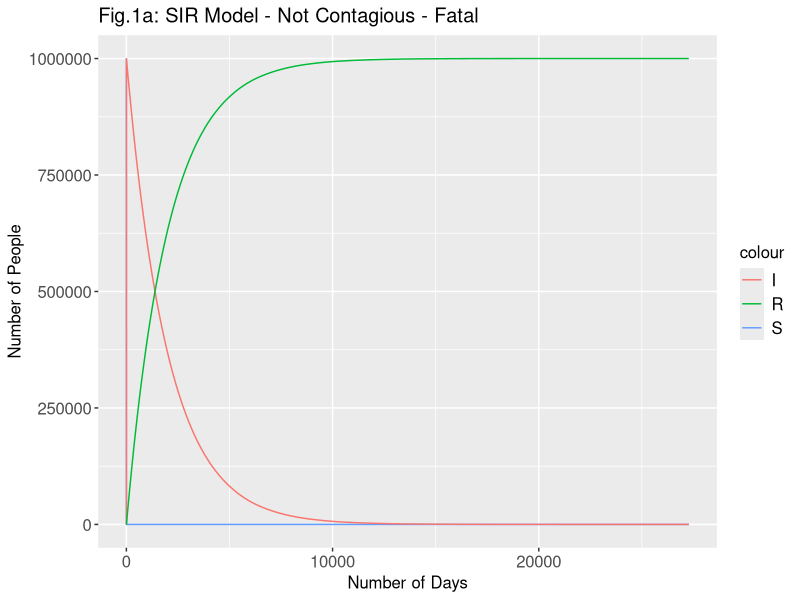
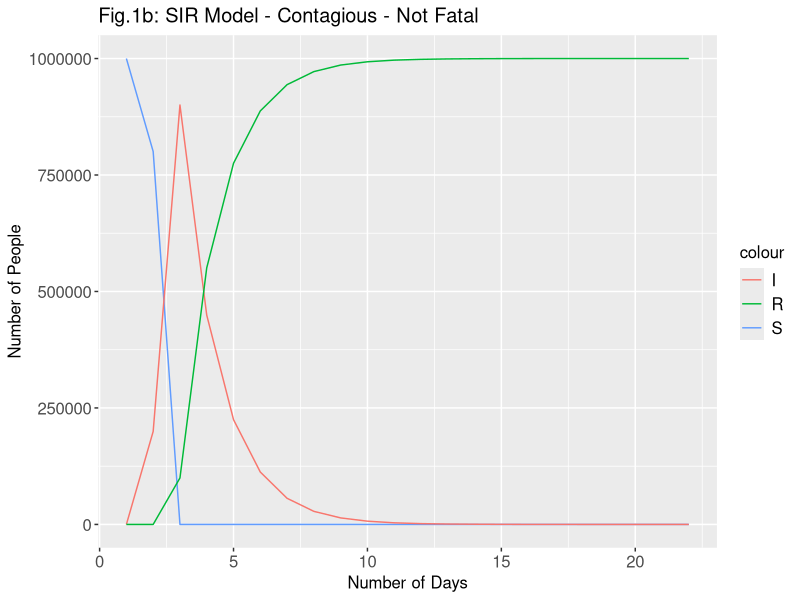
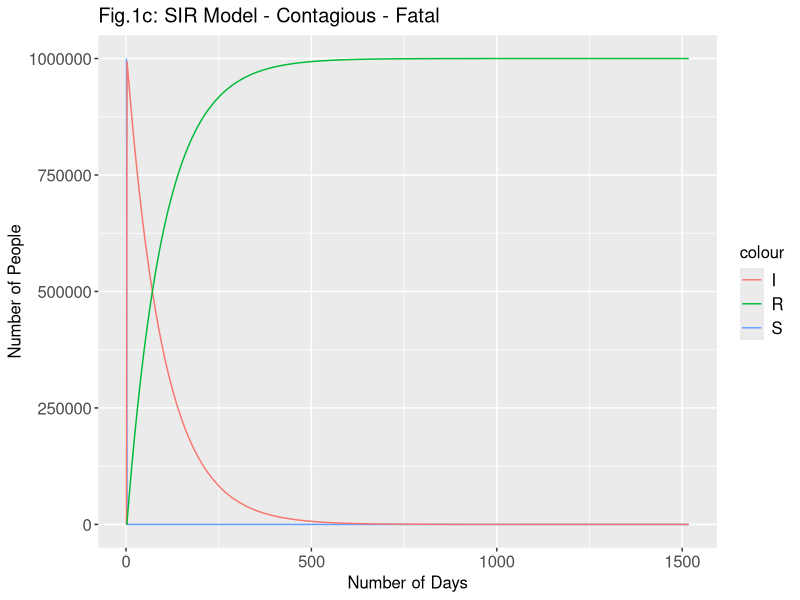
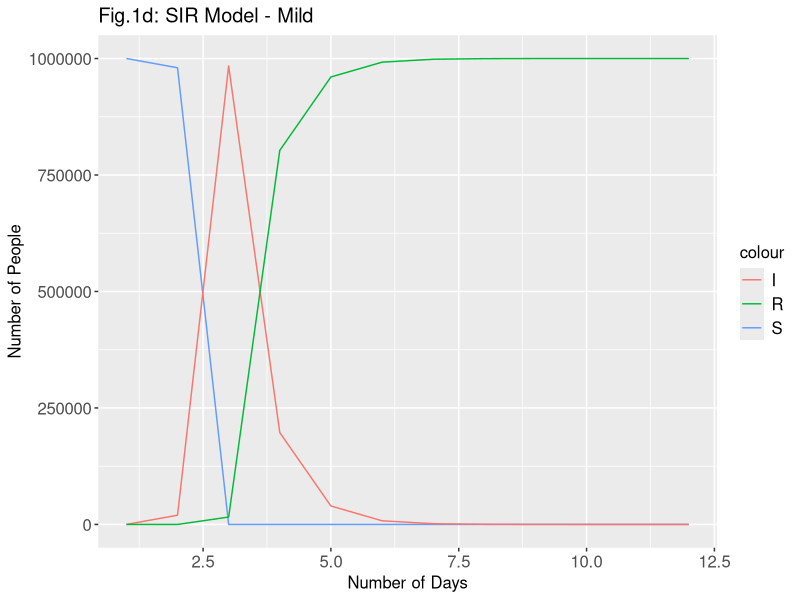
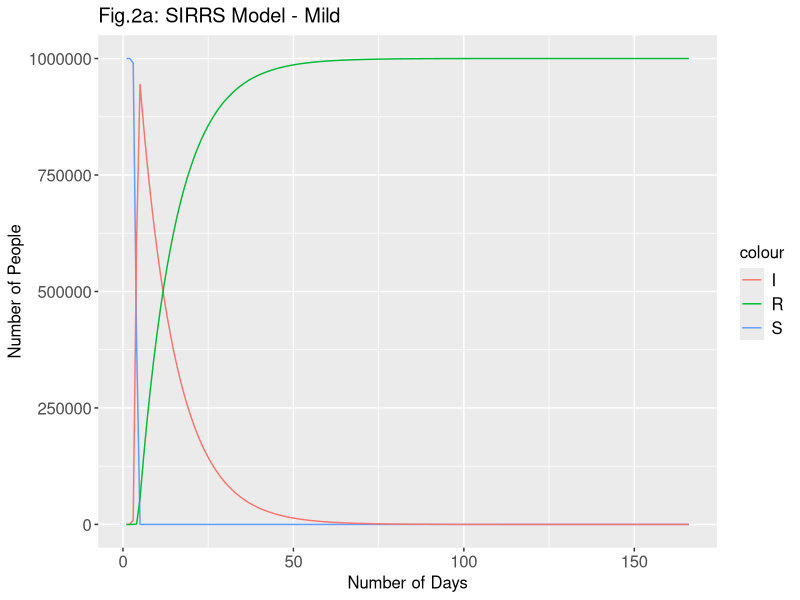
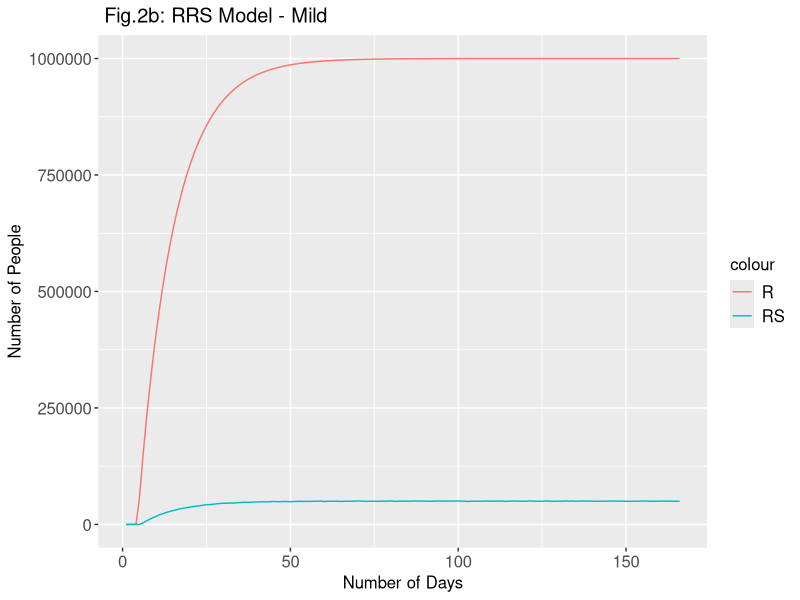
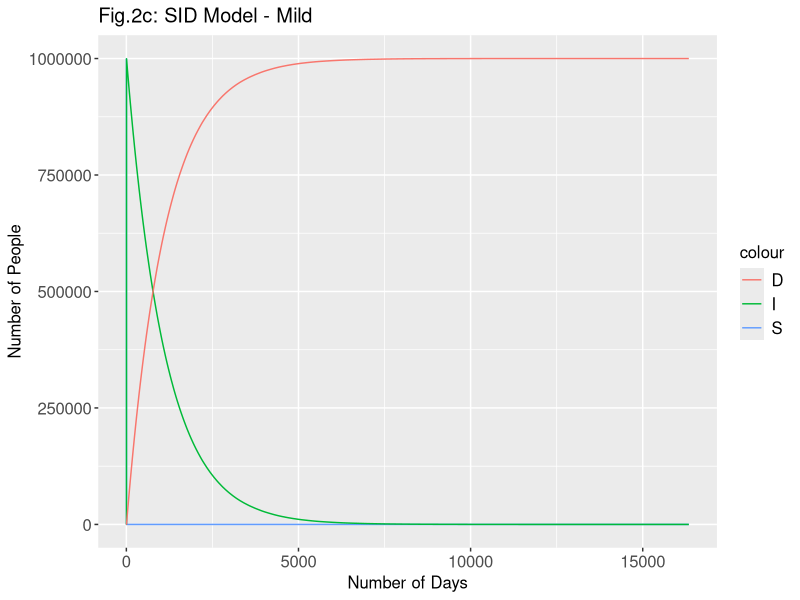
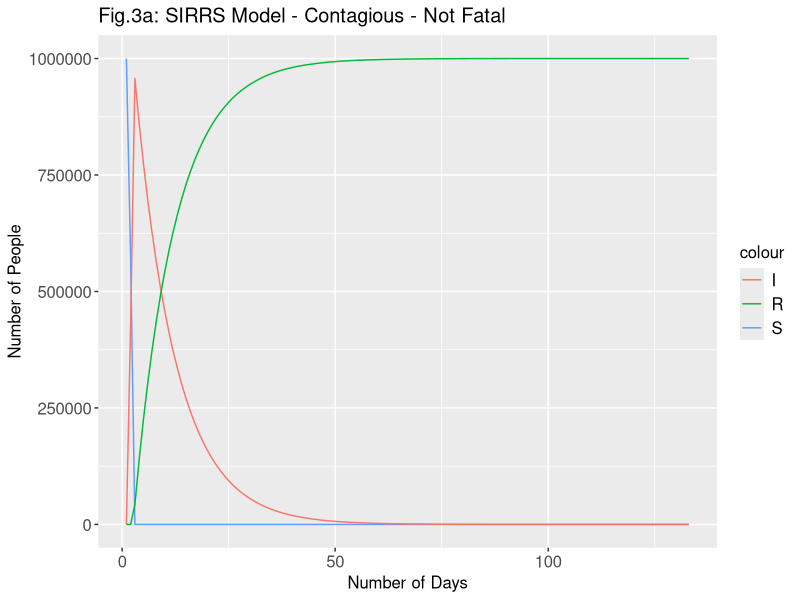

Write R code to recreate these figures, in order.
## ---- chunk 1
### NOT CONTAGIOUS AND FATAL

N <- 1000000

# Not Contagious and Fatal
# low infection rate and low recovery
# # Prob S to I
alpha <- 0.0006
# # Prob I to R
beta <- 0.0005

SIR <- function(alpha,beta,N) {
  
  suscept <- list() # list with SIR
  suscept$S[1] <- N - 1
  suscept$I[1] <- 1
  suscept$R[1] <- 0
  t_1 <- 1
  
  while (suscept$R[t_1] < N) {
    suscept$S[t_1 + 1] <- rbinom(1, suscept$S[t_1], (1 - alpha)^(suscept$I[t_1]))
    suscept$R[t_1 + 1] <- suscept$R[t_1] + rbinom(1, suscept$I[t_1], beta)
    suscept$I[t_1 + 1] <- N - suscept$S[t_1 + 1] - suscept$R[t_1 + 1]
    torf <- suscept$S + suscept$I + suscept$R == N
    t_1 <- t_1 + 1
  }
  return(list(sir = suscept, tf = torf))
}

library(ggplot2)

set.seed(1234)
ans <- SIR(alpha,beta,N)
ans1 <- data.frame(ans[1])
ans1$Num <- 1:length(ans1$sir.S)
ggplot(ans1, aes(x = Num),) + 
  geom_line(ans1, mapping = aes(y = sir.S, color = "S")) +
  geom_line(ans1, mapping = aes(y = sir.I, color = "I")) +
  geom_line(ans1, mapping = aes(y = sir.R, color = "R")) +
  labs(x = "Number of Days", y = "Number of People", title = "Fig.1a: SIR Model - Not Contagious - Fatal") +
  theme(legend.text = element_text(size = 12), legend.title = element_text(size = 12), axis.title.x = element_text(size = 12), 
        axis.text.x = element_text(size = 12), axis.title.y = element_text(size = 12), 
        axis.text.y = element_text(size = 12), title = element_text(size = 12))
## ---- chunk 2
### CONTAGIOUS AND NOT FATAL

N <- 1000000

# Contagious and Not Fatal 
# high infection rate and high recovery
# # Prob S to I
alpha2 <- 0.2
# # Prob I to R
beta2 <- 0.5


SIR <- function(alpha,beta,N) {
  
  suscept <- list() # list with SIR
  suscept$S[1] <- N - 1
  suscept$I[1] <- 1
  suscept$R[1] <- 0
  t_1 <- 1
  
  while (suscept$R[t_1] < N) {
    suscept$S[t_1 + 1] <- rbinom(1, suscept$S[t_1], (1 - alpha)^(suscept$I[t_1]))
    suscept$R[t_1 + 1] <- suscept$R[t_1] + rbinom(1, suscept$I[t_1], beta)
    suscept$I[t_1 + 1] <- N - suscept$S[t_1 + 1] - suscept$R[t_1 + 1]
    torf <- suscept$S + suscept$I + suscept$R == N
    t_1 <- t_1 + 1
  }
  return(list(sir = suscept, tf = torf))
}

set.seed(1234)
ans2 <- SIR(alpha2,beta2,N)
ans12 <- data.frame(ans2[1])
ans12$Num <- 1:length(ans12$sir.S)
ggplot(ans12, aes(x = Num)) + 
  geom_line(ans12, mapping = aes(y = sir.S, color = "S")) +
  geom_line(ans12, mapping = aes(y = sir.I, color = "I")) +
  geom_line(ans12, mapping = aes(y = sir.R, color = "R")) +
  labs(x = "Number of Days", y = "Number of People", title = "Fig.1b: SIR Model - Contagious - Not Fatal") +
  theme(legend.text = element_text(size = 12), legend.title = element_text(size = 12), axis.title.x = element_text(size = 12), 
        axis.text.x = element_text(size = 12), axis.title.y = element_text(size = 12), 
        axis.text.y = element_text(size = 12), title = element_text(size = 12))

## ---- chunk 3
### CONTAGIOUS AND FATAL

N <- 1000000

# Contagious and Fatal
# high infection rate and low recovery
# # Prob S to I
alpha3 <- 0.7
# # Prob I to R
beta3 <- 0.01


SIR <- function(alpha,beta,N) {
  
  suscept <- list() # list with SIR
  suscept$S[1] <- N - 1
  suscept$I[1] <- 1
  suscept$R[1] <- 0
  t_1 <- 1
  
  while (suscept$R[t_1] < N) {
    suscept$S[t_1 + 1] <- rbinom(1, suscept$S[t_1], (1 - alpha)^(suscept$I[t_1]))
    suscept$R[t_1 + 1] <- suscept$R[t_1] + rbinom(1, suscept$I[t_1], beta)
    suscept$I[t_1 + 1] <- N - suscept$S[t_1 + 1] - suscept$R[t_1 + 1]
    torf <- suscept$S + suscept$I + suscept$R == N
    t_1 <- t_1 + 1
  }
  return(list(sir = suscept, tf = torf))
}

set.seed(1234)
ans3 <- SIR(alpha3,beta3,N)
ans13 <- data.frame(ans3[1])
ans13$Num <- 1:length(ans13$sir.S)
ggplot(ans13, aes(x = Num)) + 
  geom_line(ans13, mapping = aes(y = sir.S, color = "S")) +
  geom_line(ans13, mapping = aes(y = sir.I, color = "I")) +
  geom_line(ans13, mapping = aes(y = sir.R, color = "R")) +
  labs(x = "Number of Days", y = "Number of People", title = "Fig.1c: SIR Model - Contagious - Fatal") +
  theme(legend.text = element_text(size = 12), legend.title = element_text(size = 12), 
        axis.title.x = element_text(size = 12), axis.text.x = element_text(size = 12), 
        axis.title.y = element_text(size = 12), axis.text.y = element_text(size = 12), title = element_text(size = 12))

## ---- chunk 4
### MILD

N <- 1000000

# Mild - Not Contagious and Not Fatal
# low infection rate and high recovery
# # Prob S to I
alpha4 <- 0.02
# # Prob I to R
beta4 <- 0.8


SIR <- function(alpha,beta,N) {
  
  suscept <- list() # list with SIR
  suscept$S[1] <- N - 1
  suscept$I[1] <- 1
  suscept$R[1] <- 0
  t_1 <- 1
  
  while (suscept$R[t_1] < N) {
    suscept$S[t_1 + 1] <- rbinom(1, suscept$S[t_1], (1 - alpha)^(suscept$I[t_1]))
    suscept$R[t_1 + 1] <- suscept$R[t_1] + rbinom(1, suscept$I[t_1], beta)
    suscept$I[t_1 + 1] <- N - suscept$S[t_1 + 1] - suscept$R[t_1 + 1]
    torf <- suscept$S + suscept$I + suscept$R == N
    t_1 <- t_1 + 1
  }
  return(list(sir = suscept, tf = torf))
}
set.seed(1234)
ans4 <- SIR(alpha4,beta4,N)
ans14 <- data.frame(ans4[1])
ans14$Num <- 1:length(ans14$sir.S)
ggplot(ans14, aes(x = Num)) + 
  geom_line(ans14, mapping = aes(y = sir.S, color = "S")) +
  geom_line(ans14, mapping = aes(y = sir.I, color = "I")) +
  geom_line(ans14, mapping = aes(y = sir.R, color = "R")) +
  labs(x = "Number of Days", y = "Number of People", title = "Fig.1d: SIR Model - Mild") +
  theme(legend.text = element_text(size = 12), legend.title = element_text(size = 12), 
        axis.title.x = element_text(size = 12), axis.text.x = element_text(size = 12), axis.title.y = element_text(size = 12), 
        axis.text.y = element_text(size = 12), title = element_text(size = 12))

## ---- chunk 5
### MILD

SIRD <- function(alpha,beta,d,rs,N) {
  
  susceptR <- list() # list with SIRRS
  susceptR$S[1] <- N - 1
  susceptR$I[1] <- 1
  susceptR$R[1] <- 0
  susceptR$RS[1] <- 0
  t_1R <- 1
  counts <- 0
  while (susceptR$R[t_1R] < N) {
    susceptR$S[t_1R + 1] <- rbinom(1, susceptR$S[t_1R], (1 - alpha)^(susceptR$I[t_1R]))
    susceptR$R[t_1R + 1] <- susceptR$R[t_1R] + rbinom(1, susceptR$I[t_1R], beta)
    susceptR$RS[t_1R + 1] <- rbinom(1, susceptR$R[t_1R], rs)
    susceptR$I[t_1R + 1] <- N - susceptR$S[t_1R + 1] - susceptR$R[t_1R + 1]
    torfR <- susceptR$S + susceptR$I + susceptR$R == N 
    t_1R <- t_1R + 1

  }
  
  susceptD <- list() # list with SID
  susceptD$S[1] <- N - 1
  susceptD$I[1] <- 1
  susceptD$D[1] <- 0
  t_1 <- 1
  
  while (susceptD$D[t_1] < N) {
    susceptD$S[t_1 + 1] <- rbinom(1, susceptD$S[t_1], (1 - alpha)^(susceptD$I[t_1]))
    susceptD$D[t_1 + 1] <- susceptD$D[t_1] + rbinom(1, susceptD$I[t_1], d)
    susceptD$I[t_1 + 1] <- N - susceptD$S[t_1 + 1] - susceptD$D[t_1 + 1]
    torfD <- susceptD$S + susceptD$I + susceptD$D == N 
    t_1 <- t_1 + 1

  }
  return(list(sir = susceptR, sid = susceptD, t_R = t_1R, t_D = t_1))
}

# very mild disease with population of 1000000
# # mildly contagious with mild outcomes
library(ggplot2)
N <- 1000000
# # Prob S to I
alpha <- 0.0001
# # Prob I to R 
beta <- 0.09
# # Prob I to D
d <- 0.0009
# # Prob R to S
rs <- 0.05
set.seed(1234)
mild <- SIRD(alpha,beta,d,rs,N)

# SIR
mildR <- data.frame(mild[1])
mildR$Num <- 1:length(mildR$sir.S)
ggplot(mildR, aes(x = Num)) + 
  geom_line(mildR, mapping = aes(y = sir.S, color = "S")) +
  geom_line(mildR, mapping = aes(y = sir.I, color = "I")) +
  geom_line(mildR, mapping = aes(y = sir.R, color = "R")) +
  labs(x = "Number of Days", y = "Number of People", title = "Fig.2a: SIRRS Model - Mild") +
  theme(legend.text = element_text(size = 12), legend.title = element_text(size = 12),
        axis.title.x = element_text(size = 12), axis.text.x = element_text(size = 12), 
        axis.title.y = element_text(size = 12), axis.text.y = element_text(size = 12), title = element_text(size = 12))

## ---- chunk 6
# RRS

# very mild disease with population of 1000000
# # mildly contagious with mild outcomes
library(ggplot2)

ggplot(mildR, aes(x = Num)) + 
  geom_line(mildR, mapping = aes(y = sir.R, color = "R")) +
  geom_line(mildR, mapping = aes(y = sir.RS, color = "RS")) +
  labs(x = "Number of Days", y = "Number of People", title = " Fig.2b: RRS Model - Mild") +
  theme(legend.text = element_text(size = 12), legend.title = element_text(size = 12), 
        axis.title.x = element_text(size = 12), axis.text.x = element_text(size = 12), 
        axis.title.y = element_text(size = 12), axis.text.y = element_text(size = 12), title = element_text(size = 12))

## ---- chunk 7

# SID

# very mild disease with population of 1000000
# # mildly contagious with mild outcomes
library(ggplot2)

mildD <- data.frame(mild[2])
mildD$Num <- 1:length(mildD$sid.S)
ggplot(mildD, aes(x = Num)) + 
  geom_line(mildD, mapping = aes(y = sid.S, color = "S")) +
  geom_line(mildD, mapping = aes(y = sid.I, color = "I")) +
  geom_line(mildD, mapping = aes(y = sid.D, color = "D")) +
  labs(x = "Number of Days", y = "Number of People", title = "Fig.2c: SID Model - Mild") +
  theme(legend.text = element_text(size = 12), legend.title = element_text(size = 12), 
        axis.title.x = element_text(size = 12), axis.text.x = element_text(size = 12),
        axis.title.y = element_text(size = 12), axis.text.y = element_text(size = 12), title = element_text(size = 12))

## ---- chunk 8
# SIR - only contagious 
SIRD <- function(alpha,beta,d,rs,N) { # (alpha,beta,d,rs,N)
  
  susceptR <- list() # list with SIRRS
  susceptR$S[1] <- N - 1
  susceptR$I[1] <- 1
  susceptR$R[1] <- 0
  susceptR$RS[1] <- 0
  t_1R <- 1
  counts <- 0
  while (susceptR$R[t_1R] < N) {
    susceptR$S[t_1R + 1] <- rbinom(1, susceptR$S[t_1R], (1 - alpha)^(susceptR$I[t_1R]))
    susceptR$R[t_1R + 1] <- susceptR$R[t_1R] + rbinom(1, susceptR$I[t_1R], beta)
    susceptR$RS[t_1R + 1] <- rbinom(1, susceptR$R[t_1R], rs)
    susceptR$I[t_1R + 1] <- N - susceptR$S[t_1R + 1] - susceptR$R[t_1R + 1]
    torfR <- susceptR$S + susceptR$I + susceptR$R == N 
    t_1R <- t_1R + 1

  }
  
  susceptD <- list() # list with SID
  susceptD$S[1] <- N - 1
  susceptD$I[1] <- 1
  susceptD$D[1] <- 0
  t_1 <- 1
  
  while (susceptD$D[t_1] < N) {
    susceptD$S[t_1 + 1] <- rbinom(1, susceptD$S[t_1], (1 - alpha)^(susceptD$I[t_1]))
    susceptD$D[t_1 + 1] <- susceptD$D[t_1] + rbinom(1, susceptD$I[t_1], d)
    susceptD$I[t_1 + 1] <- N - susceptD$S[t_1 + 1] - susceptD$D[t_1 + 1]
    torfD <- susceptD$S + susceptD$I + susceptD$D == N 
    t_1 <- t_1 + 1

  }
  return(list(sir = susceptR, sid = susceptD, t_R = t_1R, t_D = t_1))
}

N <- 1000000
# # Prob S to I
alpha <- 0.43
# # Prob I to R 
beta <- 0.1
# # Prob I to D
d <- 0.0004
# # Prob R to S
rs <- 0.09
set.seed(1234)
onlycontagious <- SIRD(alpha,beta,d,rs,N)

ocontagR <- data.frame(onlycontagious[1])
ocontagR$Num <- 1:length(ocontagR$sir.S)

ggplot(ocontagR, aes(x = Num)) + 
  geom_line(ocontagR, mapping = aes(y = sir.S, color = "S")) +
  geom_line(ocontagR, mapping = aes(y = sir.I, color = "I")) +
  geom_line(ocontagR, mapping = aes(y = sir.R, color = "R")) +
  labs(x = "Number of Days", y = "Number of People", title = "Fig.3a: SIRRS Model - Contagious - Not Fatal") +
  theme(legend.text = element_text(size = 12), legend.title = element_text(size = 12), axis.title.x = element_text(size = 12), axis.text.x = element_text(size = 12), axis.title.y = element_text(size = 12), axis.text.y = element_text(size = 12), title = element_text(size = 12))

## ---- chunk 9
# RRS

ggplot(ocontagR, aes(x = Num)) + 
  geom_line(ocontagR, mapping = aes(y = sir.R, color = "R")) +
  geom_line(ocontagR, mapping = aes(y = sir.RS, color = "RS")) +
  labs(x = "Number of Days", y = "Number of People", title = "Fig.3b: RRS Model - Contagious - Not Fatal") +
  theme(legend.text = element_text(size = 12), legend.title = element_text(size = 12), 
        axis.title.x = element_text(size = 12), axis.text.x = element_text(size = 12), 
        axis.title.y = element_text(size = 12), axis.text.y = element_text(size = 12), title = element_text(size = 12))

## ---- chunk 10
# SID

ocontagD <- data.frame(onlycontagious[2])
ocontagD$Num <- 1:length(ocontagD$sid.S)
ggplot(ocontagD, aes(x = Num)) + 
  geom_line(ocontagD, mapping = aes(y = sid.S, color = "S")) +
  geom_line(ocontagD, mapping = aes(y = sid.I, color = "I")) +
  geom_line(ocontagD, mapping = aes(y = sid.D, color = "D")) +
  labs(x = "Number of Days", y = "Number of People", title = "Fig.3c: SID Model - Contagious - Not Fatal") +
  theme(legend.text = element_text(size = 12), legend.title = element_text(size = 12), 
        axis.title.x = element_text(size = 12), axis.text.x = element_text(size = 12), 
        axis.title.y = element_text(size = 12), axis.text.y = element_text(size = 12), title = element_text(size = 12))

## ---- chunk 11
# SIR - fatal not contagious 
SIRD <- function(alpha,beta,d,rs,N) { # (alpha,beta,d,rs,N)
  
  susceptR <- list() # list with SIRRS
  susceptR$S[1] <- N - 1
  susceptR$I[1] <- 1
  susceptR$R[1] <- 0
  susceptR$RS[1] <- 0
  t_1R <- 1
  counts <- 0
  while (susceptR$R[t_1R] < N) {
    susceptR$S[t_1R + 1] <- rbinom(1, susceptR$S[t_1R], (1 - alpha)^(susceptR$I[t_1R]))
    susceptR$R[t_1R + 1] <- susceptR$R[t_1R] + rbinom(1, susceptR$I[t_1R], beta)
    susceptR$RS[t_1R + 1] <- rbinom(1, susceptR$R[t_1R], rs)
    susceptR$I[t_1R + 1] <- N - susceptR$S[t_1R + 1] - susceptR$R[t_1R + 1]
    torfR <- susceptR$S + susceptR$I + susceptR$R == N 
    t_1R <- t_1R + 1

  }
  
  susceptD <- list() # list with SID
  susceptD$S[1] <- N - 1
  susceptD$I[1] <- 1
  susceptD$D[1] <- 0
  t_1 <- 1
  
  while (susceptD$D[t_1] < N) {
    susceptD$S[t_1 + 1] <- rbinom(1, susceptD$S[t_1], (1 - alpha)^(susceptD$I[t_1]))
    susceptD$D[t_1 + 1] <- susceptD$D[t_1] + rbinom(1, susceptD$I[t_1], d)
    susceptD$I[t_1 + 1] <- N - susceptD$S[t_1 + 1] - susceptD$D[t_1 + 1]
    torfD <- susceptD$S + susceptD$I + susceptD$D == N 
    t_1 <- t_1 + 1

  }
  return(list(sir = susceptR, sid = susceptD, t_R = t_1R, t_D = t_1))
}

N <- 1000000
# # Prob S to I
alpha <- 0.0002
# # Prob I to R 
beta <- 0.0007
# # Prob I to D
d <- 0.01
# # Prob R to S
rs <- 0.0001
set.seed(1234)
dangermild <- SIRD(alpha,beta,d,rs,N)

dmR <- data.frame(dangermild[1])
dmR$Num <- 1:length(dmR$sir.S)
ggplot(dmR, aes(x = Num)) + 
  geom_line(dmR, mapping = aes(y = sir.S, color = "S")) +
  geom_line(dmR, mapping = aes(y = sir.I, color = "I")) +
  geom_line(dmR, mapping = aes(y = sir.R, color = "R")) +
  labs(x = "Number of Days", y = "Number of People", title = "Fig.4a: SIRRS Model - Not Contagious - Fatal") +
  theme(legend.text = element_text(size = 12), legend.title = element_text(size = 12), 
        axis.title.x = element_text(size = 12), axis.text.x = element_text(size = 12), 
        axis.title.y = element_text(size = 12), axis.text.y = element_text(size = 12), title = element_text(size = 12))

## ---- chunk 12
# RRS

ggplot(dmR, aes(x = Num)) + 
  geom_line(dmR, mapping = aes(y = sir.R, color = "R")) +
  geom_line(dmR, mapping = aes(y = sir.RS, color = "RS")) +
  labs(x = "Number of Days", y = "Number of People", title = "Fig.4b: RRS Model - Not Contagious - Fatal") +
  theme(legend.text = element_text(size = 12), legend.title = element_text(size = 12), axis.title.x = element_text(size = 12), axis.text.x = element_text(size = 12), axis.title.y = element_text(size = 12), axis.text.y = element_text(size = 12), title = element_text(size = 12))

## ---- chunk 13
#SID

dmD <- data.frame(dangermild[2])
dmD$Num <- 1:length(dmD$sid.S)
ggplot(dmD, aes(x = Num)) + 
  geom_line(dmD, mapping = aes(y = sid.S, color = "S")) +
  geom_line(dmD, mapping = aes(y = sid.I, color = "I")) +
  geom_line(dmD, mapping = aes(y = sid.D, color = "D")) +
  labs(x = "Number of Days", y = "Number of People", title = "Fig.4c: SID Model - Not Contagious - Fatal") +
  theme(legend.text = element_text(size = 12), legend.title = element_text(size = 12), 
        axis.title.x = element_text(size = 12), axis.text.x = element_text(size = 12), 
        axis.title.y = element_text(size = 12), axis.text.y = element_text(size = 12), title = element_text(size = 12))

## ---- chunk 14
# SIR = contagious fatal
SIRD <- function(alpha,beta,d,rs,N) { # (alpha,beta,d,rs,N)
  
  susceptR <- list() # list with SIRRS
  susceptR$S[1] <- N - 1
  susceptR$I[1] <- 1
  susceptR$R[1] <- 0
  susceptR$RS[1] <- 0
  t_1R <- 1
  counts <- 0
  while (susceptR$R[t_1R] < N) {
    susceptR$S[t_1R + 1] <- rbinom(1, susceptR$S[t_1R], (1 - alpha)^(susceptR$I[t_1R]))
    susceptR$R[t_1R + 1] <- susceptR$R[t_1R] + rbinom(1, susceptR$I[t_1R], beta)
    susceptR$RS[t_1R + 1] <- rbinom(1, susceptR$R[t_1R], rs)
    susceptR$I[t_1R + 1] <- N - susceptR$S[t_1R + 1] - susceptR$R[t_1R + 1]
    torfR <- susceptR$S + susceptR$I + susceptR$R == N 
    t_1R <- t_1R + 1

  }
  
  susceptD <- list() # list with SID
  susceptD$S[1] <- N - 1
  susceptD$I[1] <- 1
  susceptD$D[1] <- 0
  t_1 <- 1
  
  while (susceptD$D[t_1] < N) {
    susceptD$S[t_1 + 1] <- rbinom(1, susceptD$S[t_1], (1 - alpha)^(susceptD$I[t_1]))
    susceptD$D[t_1 + 1] <- susceptD$D[t_1] + rbinom(1, susceptD$I[t_1], d)
    susceptD$I[t_1 + 1] <- N - susceptD$S[t_1 + 1] - susceptD$D[t_1 + 1]
    torfD <- susceptD$S + susceptD$I + susceptD$D == N 
    t_1 <- t_1 + 1

  }
  return(list(sir = susceptR, sid = susceptD, t_R = t_1R, t_D = t_1))
}

# very contagious with fatal outcomes with population of 1000000
N <- 1000000
# # Prob S to I
alpha <- 0.2
# # Prob I to R 
beta <- 0.00055
# # Prob I to D
d <- 0.25
# # Prob R to S
rs <- 0.22
set.seed(1234)
danger <- SIRD(alpha,beta,d,rs,N)

dangerR <- data.frame(danger[1])
dangerR$Num <- 1:length(dangerR$sir.S)
ggplot(dangerR, aes(x = Num)) + 
  geom_line(dangerR, mapping = aes(y = sir.S, color = "S")) +
  geom_line(dangerR, mapping = aes(y = sir.I, color = "I")) +
  geom_line(dangerR, mapping = aes(y = sir.R, color = "R")) +
  labs(x = "Number of Days", y = "Number of People", title = "Fig.5a: SIRRS Model - Contagious - Fatal") +
  theme(legend.text = element_text(size = 12), legend.title = element_text(size = 12), 
        axis.title.x = element_text(size = 12), axis.text.x = element_text(size = 12), 
        axis.title.y = element_text(size = 12), axis.text.y = element_text(size = 12), title = element_text(size = 12))

## ---- chunk 15
# RRS

ggplot(dangerR, aes(x = Num)) + 
  geom_line(dangerR, mapping = aes(y = sir.R, color = "R")) +
  geom_line(dangerR, mapping = aes(y = sir.RS, color = "RS")) +
  labs(x = "Number of Days", y = "Number of People", title = "Fig.5b: RRS Model - Contagious - Fatal") +
  theme(legend.text = element_text(size = 12), legend.title = element_text(size = 12), 
        axis.title.x = element_text(size = 12), axis.text.x = element_text(size = 12), 
        axis.title.y = element_text(size = 12), axis.text.y = element_text(size = 12), title = element_text(size = 12))

## ---- chunk 16
# SID

dangerD <- data.frame(danger[2])
dangerD$Num <- 1:length(dangerD$sid.S)
ggplot(dangerD, aes(x = Num)) + 
  geom_line(dangerD, mapping = aes(y = sid.S, color = "S")) +
  geom_line(dangerD, mapping = aes(y = sid.I, color = "I")) +
  geom_line(dangerD, mapping = aes(y = sid.D, color = "D")) +
  labs(x = "Number of Days", y = "Number of People", title = "Fig.5c: SID Model - Contagious - Fatal") +
  theme(legend.text = element_text(size = 12), legend.title = element_text(size = 12), 
        axis.title.x = element_text(size = 12), axis.text.x = element_text(size = 12), 
        axis.title.y = element_text(size = 12), axis.text.y = element_text(size = 12), title = element_text(size = 12))

